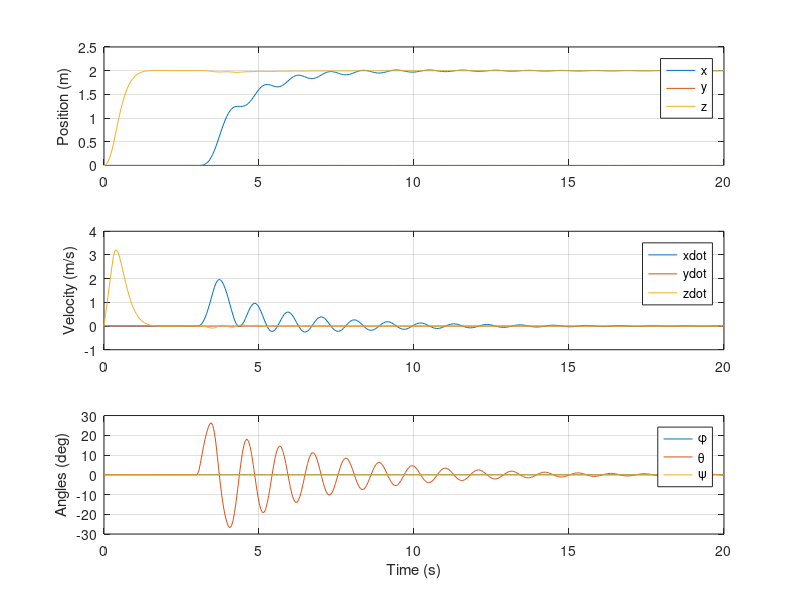

This figure's MATLAB source:
% Dynamics - Kiran ma'am paper, considering angular velocity

clc; clear; close all;

% Parameters
p.m  = 0.5;
p.g  = 9.81;

p.jx = 0.0023;
p.jy = 0.0023;
p.jz = 0.004;

% Reference trajectory (hover → step → hover)
p.x_des = @(t) 2*(t>3);
p.y_des = @(t) 0;
p.z_des = @(t) 2;

p.x_dot_des = @(t) 0;
p.y_dot_des = @(t) 0;
p.z_dot_des = @(t) 0;

p.psi_des = @(t) 0;

% Initial condition
x0 = zeros(12,1);

% Simulation
T = 20;
tspan = linspace(0,T,400);

function dx = quad_dynamics(t,x,p)

% States
xpos = x(1); ypos = x(2); zpos = x(3);
phi  = x(4); theta = x(5); psi = x(6);
xdot = x(7); ydot  = x(8); zdot = x(9);
phidot = x(10); thetadot = x(11); psidot = x(12);

% Gains
Kp_x = 6;   Kd_x = 8;
Kp_y = 6;   Kd_y = 8;
Kp_z = 20;  Kd_z = 8;

Kp_phi = 50;   Kd_phi = 12;
Kp_theta = 50; Kd_theta = 12;
Kp_psi = 20;   Kd_psi = 8;

% References
xdes = p.x_des(t);   ydes = p.y_des(t);   zdes = p.z_des(t);
xdot_des = p.x_dot_des(t);
ydot_des = p.y_dot_des(t);
zdot_des = p.z_dot_des(t);
psi_des  = p.psi_des(t);

% Outer-loop PD (position)
ax_cmd = Kp_x*(xdes-xpos) + Kd_x*(xdot_des-xdot);
ay_cmd = Kp_y*(ydes-ypos) + Kd_y*(ydot_des-ydot);
az_cmd = Kp_z*(zdes-zpos) + Kd_z*(zdot_des-zdot);

% Desired roll & pitch (small-angle)
phi_des   = -ay_cmd/p.g;
theta_des =  ax_cmd/p.g;

phi_des   = min(max(phi_des,-deg2rad(30)),deg2rad(30));
theta_des = min(max(theta_des,-deg2rad(30)),deg2rad(30));

% Thrust (gravity compensated)
u1 = p.m*(p.g + az_cmd);

% Inner-loop PD (attitude)
u2 = p.jx*( Kp_phi*(phi_des-phi)     - Kd_phi*phidot );
u3 = p.jy*( Kp_theta*(theta_des-theta) - Kd_theta*thetadot );
u4 = p.jz*( Kp_psi*(psi_des-psi)     - Kd_psi*psidot );

% Saturation
u1 = max(0,min(u1,2*p.m*p.g));
u2 = max(-0.5,min(u2,0.5));
u3 = max(-0.5,min(u3,0.5));
u4 = max(-0.3,min(u4,0.3));

% Dynamics (Eq. 5)
xddot = (u1/p.m)*(cos(phi)*sin(theta)*cos(psi) + sin(phi)*sin(psi));
yddot = (u1/p.m)*(cos(phi)*sin(theta)*sin(psi) - sin(phi)*cos(psi));
zddot = (u1/p.m)*cos(phi)*cos(theta) - p.g;

phiddot   = ((p.jy-p.jz)/p.jx)*thetadot*psidot + u2/p.jx;
thetaddot = ((p.jz-p.jx)/p.jy)*phidot*psidot   + u3/p.jy;
psiddot   = ((p.jx-p.jy)/p.jz)*phidot*thetadot + u4/p.jz;

% State derivative
dx = [ xdot;
       ydot;
       zdot;
       phidot;
       thetadot;
       psidot;
       xddot;
       yddot;
       zddot;
       phiddot;
       thetaddot;
       psiddot ];
end

[t,x] = ode45(@(t,x) quad_dynamics(t,x,p), tspan, x0);

% Plots
figure;
subplot(3,1,1); plot(t,x(:,1),t,x(:,2),t,x(:,3)); grid on;
legend('x','y','z'); ylabel('Position (m)');

subplot(3,1,2); plot(t,x(:,7),t,x(:,8),t,x(:,9)); grid on;
legend('xdot','ydot','zdot'); ylabel('Velocity (m/s)');

subplot(3,1,3); plot(t,x(:,4:6)*180/pi); grid on;
legend('\phi','\theta','\psi'); ylabel('Angles (deg)');
xlabel('Time (s)');